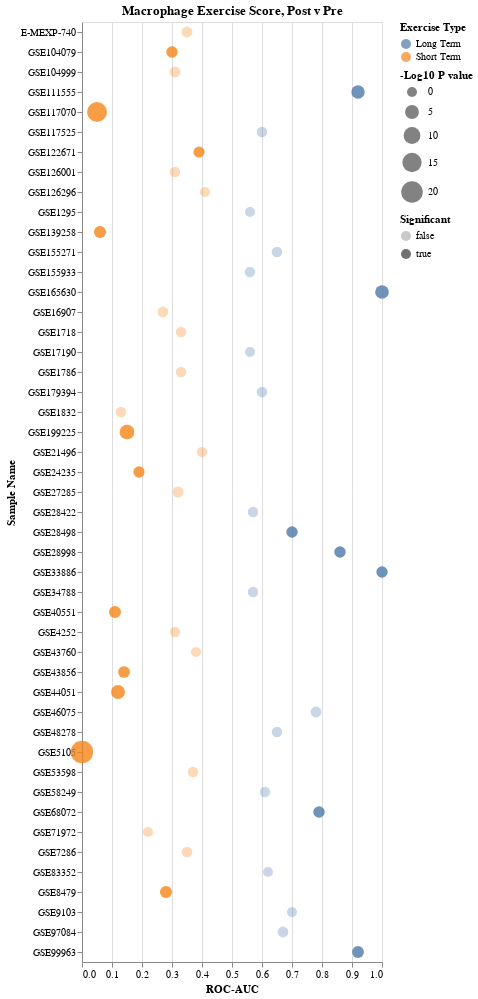

This figure's notebook cell:
### Code cell
saveName='MacrophageExerciseDotPlot_All_log10Pval.svg'
title='Macrophage Exercise Score, Post v Pre'
save=True
dfIn=df

chart=makeDotPlot(dfIn,saveName=saveName,title=title,rev=False,save=save)
chart

### Figure 1 — Vega-Lite specification as saved in the notebook (floating-point values rounded to 4 significant figures)
{"config": {"view": {"continuousWidth": 300, "continuousHeight": 300}}, "data": {"name": "data-44f105673195d94a11ba82d62dce82a3"}, "mark": {"type": "circle"}, "encoding": {"color": {"field": "Exercise Type", "type": "nominal"}, "opacity": {"field": "Significant", "type": "nominal"}, "size": {"field": "-Log10 P value", "scale": {"range": [100, 500], "reverse": false}, "type": "quantitative"}, "x": {"field": "ROC-AUC", "scale": {"domain": [0, 1]}, "type": "quantitative"}, "y": {"field": "Sample Name", "type": "nominal"}}, "title": "Macrophage Exercise Score, Post v Pre", "$schema": "https://vega.github.io/schema/vega-lite/v5.8.0.json", "datasets": {"data-44f105673195d94a11ba82d62dce82a3": [{"Sample Name": "GSE21496", "Num Samples": 21, "ROC-AUC": 0.4, "Pval": 0.368, "Exercise Type": "Short Term", "-Log10 P value": 0.4342, "Significant": false}, {"Sample Name": "GSE117070", "Num Samples": 82, "ROC-AUC": 0.05, "Pval": 7.31e-17, "Exercise Type": "Short Term", "-Log10 P value": 16.14, "Significant": true}, {"Sample Name": "GSE43856", "Num Samples": 16, "ROC-AUC": 0.14, "Pval": 0.00832, "Exercise Type": "Short Term", "-Log10 P value": 2.08, "Significant": true}, {"Sample Name": "GSE71972", "Num Samples": 16, "ROC-AUC": 0.22, "Pval": 0.767, "Exercise Type": "Short Term", "-Log10 P value": 0.1152, "Significant": false}, {"Sample Name": "GSE5105", "Num Samples": 44, "ROC-AUC": 0.0, "Pval": 1.15e-22, "Exercise Type": "Short Term", "-Log10 P value": 21.94, "Significant": true}, {"Sample Name": "E-MEXP-740", "Num Samples": 32, "ROC-AUC": 0.35, "Pval": 0.0856, "Exercise Type": "Short Term", "-Log10 P value": 1.068, "Significant": false}, {"Sample Name": "GSE7286", "Num Samples": 18, "ROC-AUC": 0.35, "Pval": 0.164, "Exercise Type": "Short Term", "-Log10 P value": 0.7852, "Significant": false}, {"Sample Name": "GSE24235", "Num Samples": 21, "ROC-AUC": 0.19, "Pval": 0.0333, "Exercise Type": "Short Term", "-Log10 P value": 1.478, "Significant": true}, {"Sample Name": "GSE27285", "Num Samples": 23, "ROC-AUC": 0.32, "Pval": 0.0765, "Exercise Type": "Short Term", "-Log10 P value": 1.116, "Significant": false}, {"Sample Name": "GSE139258", "Num Samples": 12, "ROC-AUC": 0.06, "Pval": 0.00316, "Exercise Type": "Short Term", "-Log10 P value": 2.5, "Significant": true}, {"Sample Name": "GSE104999", "Num Samples": 24, "ROC-AUC": 0.31, "Pval": 0.0909, "Exercise Type": "Short Term", "-Log10 P value": 1.041, "Significant": false}, {"Sample Name": "GSE126001", "Num Samples": 16, "ROC-AUC": 0.31, "Pval": 0.286, "Exercise Type": "Short Term", "-Log10 P value": 0.5436, "Significant": false}, {"Sample Name": "GSE199225", "Num Samples": 60, "ROC-AUC": 0.15, "Pval": 4.15e-07, "Exercise Type": "Short Term", "-Log10 P value": 6.382, "Significant": true}, {"Sample Name": "GSE122671", "Num Samples": 88, "ROC-AUC": 0.39, "Pval": 0.0494, "Exercise Type": "Short Term", "-Log10 P value": 1.306, "Significant": true}, {"Sample Name": "GSE126296", "Num Samples": 14, "ROC-AUC": 0.41, "Pval": 0.575, "Exercise Type": "Short Term", "-Log10 P value": 0.2403, "Significant": false}, {"Sample Name": "GSE1718", "Num Samples": 6, "ROC-AUC": 0.33, "Pval": 0.435, "Exercise Type": "Short Term", "-Log10 P value": 0.3615, "Significant": false}, {"Sample Name": "GSE44051", "Num Samples": 48, "ROC-AUC": 0.12, "Pval": 8.17e-06, "Exercise Type": "Short Term", "-Log10 P value": 5.088, "Significant": true}, {"Sample Name": "GSE1786", "Num Samples": 12, "ROC-AUC": 0.33, "Pval": 0.436, "Exercise Type": "Short Term", "-Log10 P value": 0.3605, "Significant": false}, {"Sample Name": "GSE1832", "Num Samples": 8, "ROC-AUC": 0.13, "Pval": 0.203, "Exercise Type": "Short Term", "-Log10 P value": 0.6925, "Significant": false}, {"Sample Name": "GSE4252", "Num Samples": 8, "ROC-AUC": 0.31, "Pval": 0.465, "Exercise Type": "Short Term", "-Log10 P value": 0.3325, "Significant": false}, {"Sample Name": "GSE8479", "Num Samples": 39, "ROC-AUC": 0.28, "Pval": 0.00319, "Exercise Type": "Short Term", "-Log10 P value": 2.496, "Significant": true}, {"Sample Name": "GSE16907", "Num Samples": 16, "ROC-AUC": 0.27, "Pval": 0.135, "Exercise Type": "Short Term", "-Log10 P value": 0.8697, "Significant": false}, {"Sample Name": "GSE40551", "Num Samples": 16, "ROC-AUC": 0.11, "Pval": 0.00331, "Exercise Type": "Short Term", "-Log10 P value": 2.48, "Significant": true}, {"Sample Name": "GSE43760", "Num Samples": 24, "ROC-AUC": 0.38, "Pval": 0.532, "Exercise Type": "Short Term", "-Log10 P value": 0.2741, "Significant": false}, {"Sample Name": "GSE53598", "Num Samples": 36, "ROC-AUC": 0.37, "Pval": 0.198, "Exercise Type": "Short Term", "-Log10 P value": 0.7033, "Significant": false}, {"Sample Name": "GSE104079", "Num Samples": 58, "ROC-AUC": 0.3, "Pval": 0.0156, "Exercise Type": "Short Term", "-Log10 P value": 1.807, "Significant": true}, {"Sample Name": "GSE1295", "Num Samples": 6, "ROC-AUC": 0.56, "Pval": 0.795, "Exercise Type": "Long Term", "-Log10 P value": 0.09963, "Significant": false}, {"Sample Name": "GSE28998", "Num Samples": 14, "ROC-AUC": 0.86, "Pval": 0.0198, "Exercise Type": "Long Term", "-Log10 P value": 1.703, "Significant": true}, {"Sample Name": "GSE33886", "Num Samples": 6, "ROC-AUC": 1.0, "Pval": 0.0231, "Exercise Type": "Long Term", "-Log10 P value": 1.636, "Significant": true}, {"Sample Name": "GSE34788", "Num Samples": 60, "ROC-AUC": 0.57, "Pval": 0.351, "Exercise Type": "Long Term", "-Log10 P value": 0.4547, "Significant": false}, {"Sample Name": "GSE48278", "Num Samples": 20, "ROC-AUC": 0.65, "Pval": 0.301, "Exercise Type": "Long Term", "-Log10 P value": 0.5214, "Significant": false}, {"Sample Name": "GSE58249", "Num Samples": 14, "ROC-AUC": 0.61, "Pval": 0.406, "Exercise Type": "Long Term", "-Log10 P value": 0.3915, "Significant": false}, {"Sample Name": "GSE17190", "Num Samples": 24, "ROC-AUC": 0.56, "Pval": 0.655, "Exercise Type": "Long Term", "-Log10 P value": 0.1838, "Significant": false}, {"Sample Name": "GSE165630", "Num Samples": 14, "ROC-AUC": 1.0, "Pval": 1.55e-05, "Exercise Type": "Long Term", "-Log10 P value": 4.81, "Significant": true}, {"Sample Name": "GSE99963", "Num Samples": 14, "ROC-AUC": 0.92, "Pval": 0.00713, "Exercise Type": "Long Term", "-Log10 P value": 2.147, "Significant": true}, {"Sample Name": "GSE68072", "Num Samples": 23, "ROC-AUC": 0.79, "Pval": 0.0151, "Exercise Type": "Long Term", "-Log10 P value": 1.821, "Significant": true}, {"Sample Name": "GSE155271", "Num Samples": 13, "ROC-AUC": 0.65, "Pval": 0.213, "Exercise Type": "Long Term", "-Log10 P value": 0.6716, "Significant": false}, {"Sample Name": "GSE9103", "Num Samples": 20, "ROC-AUC": 0.7, "Pval": 0.529, "Exercise Type": "Long Term", "-Log10 P value": 0.2765, "Significant": false}, {"Sample Name": "GSE46075", "Num Samples": 16, "ROC-AUC": 0.78, "Pval": 0.0865, "Exercise Type": "Long Term", "-Log10 P value": 1.063, "Significant": false}, {"Sample Name": "GSE28422", "Num Samples": 54, "ROC-AUC": 0.57, "Pval": 0.345, "Exercise Type": "Long Term", "-Log10 P value": 0.4622, "Significant": false}, {"Sample Name": "GSE28498", "Num Samples": 38, "ROC-AUC": 0.7, "Pval": 0.0242, "Exercise Type": "Long Term", "-Log10 P value": 1.616, "Significant": true}, {"Sample Name": "GSE83352", "Num Samples": 8, "ROC-AUC": 0.62, "Pval": 0.845, "Exercise Type": "Long Term", "-Log10 P value": 0.07314, "Significant": false}, {"Sample Name": "GSE97084", "Num Samples": 37, "ROC-AUC": 0.67, "Pval": 0.128, "Exercise Type": "Long Term", "-Log10 P value": 0.8928, "Significant": false}, {"Sample Name": "GSE111555", "Num Samples": 32, "ROC-AUC": 0.92, "Pval": 4.49e-05, "Exercise Type": "Long Term", "-Log10 P value": 4.348, "Significant": true}, {"Sample Name": "GSE155933", "Num Samples": 193, "ROC-AUC": 0.56, "Pval": 0.357, "Exercise Type": "Long Term", "-Log10 P value": 0.4473, "Significant": false}, {"Sample Name": "GSE179394", "Num Samples": 50, "ROC-AUC": 0.6, "Pval": 0.273, "Exercise Type": "Long Term", "-Log10 P value": 0.5638, "Significant": false}, {"Sample Name": "GSE117525", "Num Samples": 46, "ROC-AUC": 0.6, "Pval": 0.247, "Exercise Type": "Long Term", "-Log10 P value": 0.6073, "Significant": false}]}}
